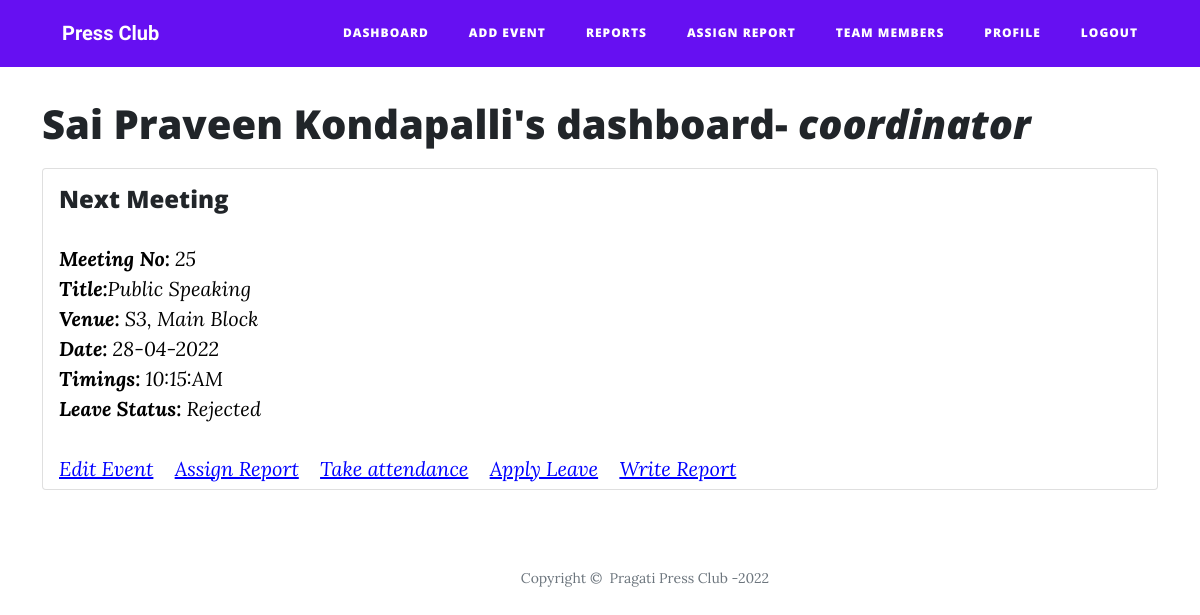
/dashboard (signed in), run on the app's committed database.
### project/models.py (models this page shows, shortened)
class User(db.Model, UserMixin):
    __tablename__ = 'users'
    id = db.Column(db.Integer, primary_key=True)
    email = db.Column(db.String(60), index=True, unique=True, nullable= False)
    username = db.Column(db.String(60), index=True, unique=True, nullable=False)
    name = db.Column(db.String(60), index=True, nullable=False)
    password_hash = db.Column(db.String(120), nullable=False)
    type = db.Column(db.String(20), nullable=False)
    active = db.Column(db.String(20), nullable=False)
    phone = db.Column(db.String(20), nullable=False)
    batch = db.Column(db.String(20), nullable=False)
    department = db.Column(db.String(20), nullable=False)
    joining_date = db.Column(db.String(20), default=datetime.today().strftime('%d-%m-%Y'))
    departure_date = db.Column(db.String(20))
    badge = db.Column(db.String(20), default="0")
    absent = db.Column(db.Text())

class Events(db.Model):
    __tablename__ = 'events'
    meeting_id = db.Column(db.Integer, primary_key=True, unique=True, nullable=False)
    title = db.Column(db.String(60), nullable=False)
    date = db.Column(db.String(20), nullable=False, unique=True)
    time = db.Column(db.String(20), nullable=False)
    venue = db.Column(db.String(60), nullable=False)
    author = db.Column(db.String(60))
    report = db.Column(db.String())
    image = db.Column(db.String(60))
    attendance = db.Column(db.Integer, default=0)

### project/routes.py (the view)
@app.route("/dashboard")
@login_required
def dashboard():
    if current_user.is_authenticated:
        events = Events.query.filter_by().order_by(Events.meeting_id.desc()).limit(2)  # gets the last two events from the database
        if events:
            status = Leave.query.filter_by(roll_no=current_user.username, meeting_id=events[0].meeting_id).first()
            if status:
                status = status.status
                if status == 1:
                    status = "Approved"
                elif status == -1:
                    status = "Rejected"
                else:
                    status = "Pending"
        if current_user.type == "admin":
            dcount = User.query.filter_by(badge="1").count()
            rcount = User.query.filter_by(badge="2").count()
            return render_template('admin/dashboard.html', events= events, dcount=dcount,
                                   rcount=rcount)
        elif current_user.type == "student":
            return render_template('student/dashboard.html', events = events, status=status)
        elif current_user.type == "coordinator":
            return render_template('coordinator/dashboard.html', events = events, status=status)
        else:
            return "<h1>You are not authorized to access this page</h1>"

### project/__init__.py (called while the page is built)
@app.before_request
def make_session_permanant():
    session.permanent = True
    app.permanent_session_lifetime = datetime.timedelta(hours= 24)

### project/models.py (called while the page is built)
@login_manager.user_loader
def load_user(user_id):
    return User.query.get(user_id)

### project/templates/coordinator/dashboard.html (shortened to what this page needs)
{%  extends "coordinator/coordinator_base.html" %}
{% block content %}
    <div class="container">
        <h1 style="margin-top: 100px;">{{current_user.name}}'s&nbsp;dashboard- <em>coordinator</em></h1>
    </div>
    {% if events[0] %}
        <div class="container" style="margin-top: 20px;height: 320px;">
            <div class="card">
                <div class="card-body" style="height: 320px;">
                    <h4 class="card-title">Next Meeting</h4>
                    <p class="card-text" style="color: black; font-style: italic">
                        <em><strong>Meeting No:</strong> {{events[0].meeting_id}}</em>
                     <br><strong>Title:</strong><em>{{events[0].title}}</em>
                    <br><em><strong>Venue:</strong> {{events[0].venue}}</em>
                    <br><em><strong>Date: </strong>{{events[0].date}}</em>
                    <br><em><strong>Timings:</strong> {{events[0].time}}</em>
                    <br><em><strong>Leave Status: </strong>{{ status }}</em>
                    </p>
                    <a class="card-link" href="/edit_event/{{events[0].meeting_id}}" style="color: blue;font-style: italic;text-decoration:  underline;"><em>Edit Event</em></a>
                    <a class="card-link" href="/assign_report" style="color: BLUE;font-style: italic;text-decoration:  underline;"><em>Assign Report</em></a>
                    <a class="card-link" href="/attendance/{{events[0].meeting_id}}" style="color: BLUE;font-style: italic;text-decoration:  underline;"><em>Take attendance</em></a>
                <a class = "card-link" href="/leave_request/{{ events[0].meeting_id }}" style="color: BLUE;font-style: italic;text-decoration:  underline;"><em>Apply Leave</em></a>
                    {% if current_user.username == (events[0].author).split(',')[1] %}
                    <a class="card-link" href="/write_report/{{events[0].meeting_id}}" style="color: BLUE;font-style: italic;text-decoration:  underline;"><em>Write Report</em></a>
                    {% endif %}
                </div>
            </div>
        </div>
    {% endif %}
{% endblock %}

### data on the page
User: name "Sai Praveen Kondapalli"
Events: meeting_id "25", title "Public Speaking", venue "S3, Main Block", date "28-04-2022", time "10:15:AM"

### other printed values
{{ status }} "Rejected"
